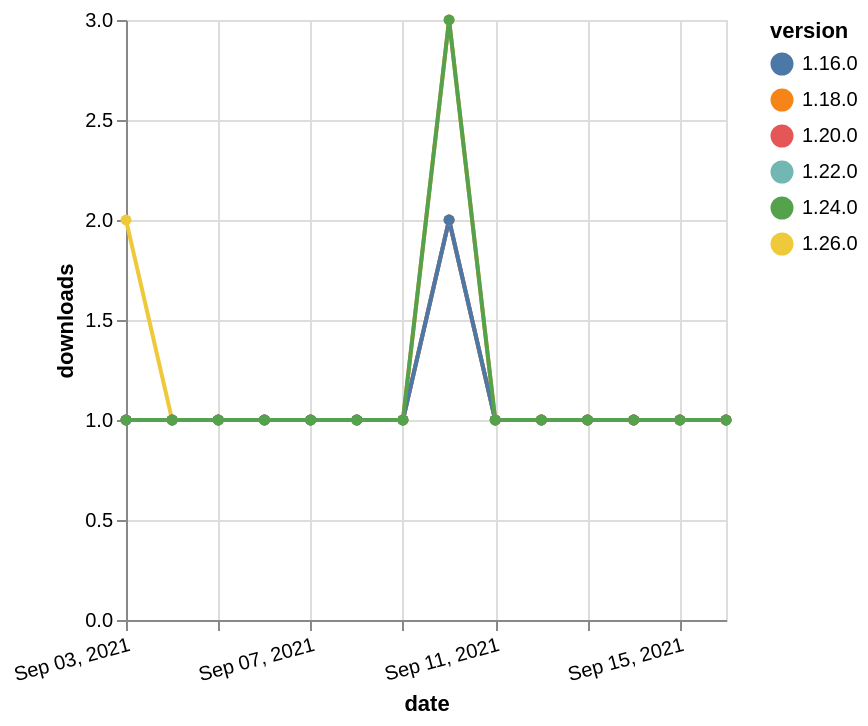

The specification (Vega-Lite) saved for this image:
### Vega-Lite specification from a JSON file in a GitHub repository (floating-point values rounded to 4 significant figures)
{"$schema": "https://vega.github.io/schema/vega-lite/v5.json", "description": "A simple bar chart with embedded data.", "data": {"values": [{"date": "2021-09-03", "total": 330, "delta": 1, "version": "1.18.0"}, {"date": "2021-09-04", "total": 331, "delta": 1, "version": "1.18.0"}, {"date": "2021-09-05", "total": 332, "delta": 1, "version": "1.18.0"}, {"date": "2021-09-06", "total": 333, "delta": 1, "version": "1.18.0"}, {"date": "2021-09-07", "total": 334, "delta": 1, "version": "1.18.0"}, {"date": "2021-09-08", "total": 335, "delta": 1, "version": "1.18.0"}, {"date": "2021-09-09", "total": 336, "delta": 1, "version": "1.18.0"}, {"date": "2021-09-10", "total": 339, "delta": 3, "version": "1.18.0"}, {"date": "2021-09-11", "total": 340, "delta": 1, "version": "1.18.0"}, {"date": "2021-09-12", "total": 341, "delta": 1, "version": "1.18.0"}, {"date": "2021-09-13", "total": 342, "delta": 1, "version": "1.18.0"}, {"date": "2021-09-14", "total": 343, "delta": 1, "version": "1.18.0"}, {"date": "2021-09-15", "total": 344, "delta": 1, "version": "1.18.0"}, {"date": "2021-09-16", "total": 345, "delta": 1, "version": "1.18.0"}, {"date": "2021-09-03", "total": 164, "delta": 1, "version": "1.22.0"}, {"date": "2021-09-04", "total": 165, "delta": 1, "version": "1.22.0"}, {"date": "2021-09-05", "total": 166, "delta": 1, "version": "1.22.0"}, {"date": "2021-09-06", "total": 167, "delta": 1, "version": "1.22.0"}, {"date": "2021-09-07", "total": 168, "delta": 1, "version": "1.22.0"}, {"date": "2021-09-08", "total": 169, "delta": 1, "version": "1.22.0"}, {"date": "2021-09-09", "total": 170, "delta": 1, "version": "1.22.0"}, {"date": "2021-09-10", "total": 172, "delta": 2, "version": "1.22.0"}, {"date": "2021-09-11", "total": 173, "delta": 1, "version": "1.22.0"}, {"date": "2021-09-12", "total": 174, "delta": 1, "version": "1.22.0"}, {"date": "2021-09-13", "total": 175, "delta": 1, "version": "1.22.0"}, {"date": "2021-09-14", "total": 176, "delta": 1, "version": "1.22.0"}, {"date": "2021-09-15", "total": 177, "delta": 1, "version": "1.22.0"}, {"date": "2021-09-16", "total": 178, "delta": 1, "version": "1.22.0"}, {"date": "2021-09-03", "total": 125, "delta": 2, "version": "1.26.0"}, {"date": "2021-09-04", "total": 126, "delta": 1, "version": "1.26.0"}, {"date": "2021-09-05", "total": 127, "delta": 1, "version": "1.26.0"}, {"date": "2021-09-06", "total": 128, "delta": 1, "version": "1.26.0"}, {"date": "2021-09-07", "total": 129, "delta": 1, "version": "1.26.0"}, {"date": "2021-09-08", "total": 130, "delta": 1, "version": "1.26.0"}, {"date": "2021-09-09", "total": 131, "delta": 1, "version": "1.26.0"}, {"date": "2021-09-10", "total": 133, "delta": 2, "version": "1.26.0"}, {"date": "2021-09-11", "total": 134, "delta": 1, "version": "1.26.0"}, {"date": "2021-09-12", "total": 135, "delta": 1, "version": "1.26.0"}, {"date": "2021-09-13", "total": 136, "delta": 1, "version": "1.26.0"}, {"date": "2021-09-14", "total": 137, "delta": 1, "version": "1.26.0"}, {"date": "2021-09-15", "total": 138, "delta": 1, "version": "1.26.0"}, {"date": "2021-09-16", "total": 139, "delta": 1, "version": "1.26.0"}, {"date": "2021-09-03", "total": 187, "delta": 1, "version": "1.20.0"}, {"date": "2021-09-04", "total": 188, "delta": 1, "version": "1.20.0"}, {"date": "2021-09-05", "total": 189, "delta": 1, "version": "1.20.0"}, {"date": "2021-09-06", "total": 190, "delta": 1, "version": "1.20.0"}, {"date": "2021-09-07", "total": 191, "delta": 1, "version": "1.20.0"}, {"date": "2021-09-08", "total": 192, "delta": 1, "version": "1.20.0"}, {"date": "2021-09-09", "total": 193, "delta": 1, "version": "1.20.0"}, {"date": "2021-09-10", "total": 195, "delta": 2, "version": "1.20.0"}, {"date": "2021-09-11", "total": 196, "delta": 1, "version": "1.20.0"}, {"date": "2021-09-12", "total": 197, "delta": 1, "version": "1.20.0"}, {"date": "2021-09-13", "total": 198, "delta": 1, "version": "1.20.0"}, {"date": "2021-09-14", "total": 199, "delta": 1, "version": "1.20.0"}, {"date": "2021-09-15", "total": 200, "delta": 1, "version": "1.20.0"}, {"date": "2021-09-16", "total": 201, "delta": 1, "version": "1.20.0"}, {"date": "2021-09-03", "total": 242, "delta": 1, "version": "1.16.0"}, {"date": "2021-09-04", "total": 243, "delta": 1, "version": "1.16.0"}, {"date": "2021-09-05", "total": 244, "delta": 1, "version": "1.16.0"}, {"date": "2021-09-06", "total": 245, "delta": 1, "version": "1.16.0"}, {"date": "2021-09-07", "total": 246, "delta": 1, "version": "1.16.0"}, {"date": "2021-09-08", "total": 247, "delta": 1, "version": "1.16.0"}, {"date": "2021-09-09", "total": 248, "delta": 1, "version": "1.16.0"}, {"date": "2021-09-10", "total": 250, "delta": 2, "version": "1.16.0"}, {"date": "2021-09-11", "total": 251, "delta": 1, "version": "1.16.0"}, {"date": "2021-09-12", "total": 252, "delta": 1, "version": "1.16.0"}, {"date": "2021-09-13", "total": 253, "delta": 1, "version": "1.16.0"}, {"date": "2021-09-14", "total": 254, "delta": 1, "version": "1.16.0"}, {"date": "2021-09-15", "total": 255, "delta": 1, "version": "1.16.0"}, {"date": "2021-09-16", "total": 256, "delta": 1, "version": "1.16.0"}, {"date": "2021-09-03", "total": 200, "delta": 1, "version": "1.24.0"}, {"date": "2021-09-04", "total": 201, "delta": 1, "version": "1.24.0"}, {"date": "2021-09-05", "total": 202, "delta": 1, "version": "1.24.0"}, {"date": "2021-09-06", "total": 203, "delta": 1, "version": "1.24.0"}, {"date": "2021-09-07", "total": 204, "delta": 1, "version": "1.24.0"}, {"date": "2021-09-08", "total": 205, "delta": 1, "version": "1.24.0"}, {"date": "2021-09-09", "total": 206, "delta": 1, "version": "1.24.0"}, {"date": "2021-09-10", "total": 209, "delta": 3, "version": "1.24.0"}, {"date": "2021-09-11", "total": 210, "delta": 1, "version": "1.24.0"}, {"date": "2021-09-12", "total": 211, "delta": 1, "version": "1.24.0"}, {"date": "2021-09-13", "total": 212, "delta": 1, "version": "1.24.0"}, {"date": "2021-09-14", "total": 213, "delta": 1, "version": "1.24.0"}, {"date": "2021-09-15", "total": 214, "delta": 1, "version": "1.24.0"}, {"date": "2021-09-16", "total": 215, "delta": 1, "version": "1.24.0"}]}, "width": "container", "mark": {"type": "line", "point": {"filled": true}}, "encoding": {"x": {"field": "date", "type": "temporal", "timeUnit": "yearmonthdate", "title": "date", "axis": {"labelAngle": -15}}, "y": {"field": "delta", "type": "quantitative", "title": "downloads"}, "color": {"field": "version", "type": "nominal"}, "tooltip": {"field": "delta"}}}
